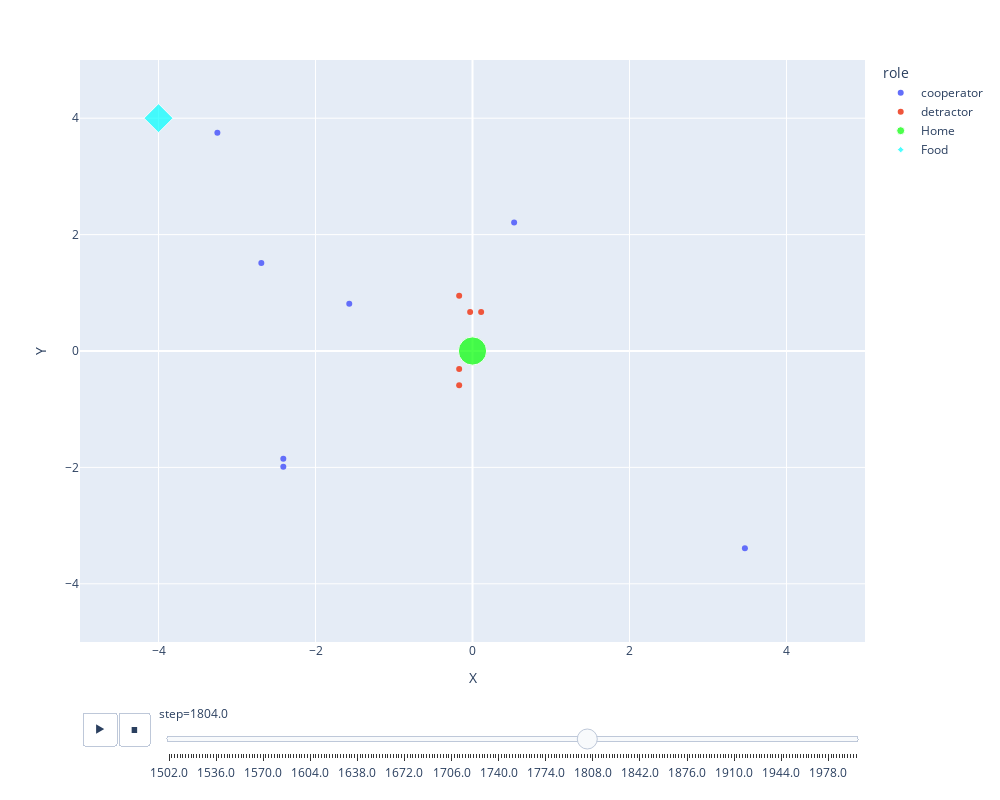

Here is the notebook cell this chart was saved with:
### Code cell
fig = px.scatter(df[(df['step'] % 2) == 0], x="X", y="Y", color="role", animation_frame="step", animation_group="id", width=1000, height=800, range_x=[-5,5], range_y=[-5,5])
fig.layout.updatemenus[0].buttons[0].args[1]["frame"]["duration"] = 2
fig.add_traces(fig_center['data'])
fig
